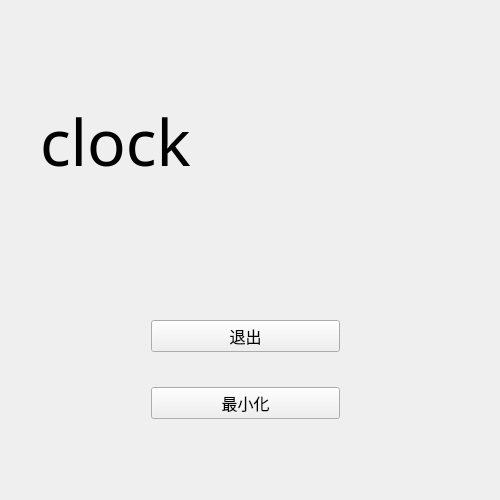
<?xml version="1.0" encoding="UTF-8"?>
<ui version="4.0">
 <class>Widget</class>
 <widget class="QWidget" name="Widget">
  <property name="geometry">
   <rect>
    <x>0</x>
    <y>0</y>
    <width>500</width>
    <height>500</height>
   </rect>
  </property>
  <property name="minimumSize">
   <size>
    <width>500</width>
    <height>500</height>
   </size>
  </property>
  <property name="maximumSize">
   <size>
    <width>500</width>
    <height>500</height>
   </size>
  </property>
  <property name="windowTitle">
   <string>Widget</string>
  </property>
  <widget class="Clock" name="clock">
   <property name="geometry">
    <rect>
     <x>40</x>
     <y>40</y>
     <width>211</width>
     <height>201</height>
    </rect>
   </property>
   <property name="font">
    <font>
     <family>Agency FB</family>
     <pointsize>48</pointsize>
    </font>
   </property>
   <property name="text">
    <string>clock</string>
   </property>
  </widget>
  <widget class="QWidget" name="layoutWidget">
   <property name="geometry">
    <rect>
     <x>140</x>
     <y>280</y>
     <width>211</width>
     <height>181</height>
    </rect>
   </property>
   <layout class="QVBoxLayout" name="verticalLayout">
    <item>
     <widget class="QPushButton" name="pushButton_2">
      <property name="font">
       <font>
        <family>微软雅黑</family>
        <pointsize>12</pointsize>
       </font>
      </property>
      <property name="text">
       <string>退出</string>
      </property>
     </widget>
    </item>
    <item>
     <widget class="QPushButton" name="pushButton_3">
      <property name="font">
       <font>
        <family>微软雅黑</family>
        <pointsize>12</pointsize>
       </font>
      </property>
      <property name="text">
       <string>最小化</string>
      </property>
     </widget>
    </item>
   </layout>
  </widget>
  <widget class="TimeDateWidget" name="digital" native="true">
   <property name="geometry">
    <rect>
     <x>260</x>
     <y>30</y>
     <width>211</width>
     <height>211</height>
    </rect>
   </property>
   <property name="font">
    <font>
     <family>微软雅黑</family>
     <pointsize>14</pointsize>
    </font>
   </property>
  </widget>
 </widget>
 <layoutdefault spacing="6" margin="11"/>
 <customwidgets>
  <customwidget>
   <class>Clock</class>
   <extends>QLabel</extends>
   <header>clock.h</header>
  </customwidget>
  <customwidget>
   <class>TimeDateWidget</class>
   <extends>QWidget</extends>
   <header location="global">digital.h</header>
   <container>1</container>
  </customwidget>
 </customwidgets>
 <resources/>
 <connections>
  <connection>
   <sender>pushButton_2</sender>
   <signal>clicked()</signal>
   <receiver>Widget</receiver>
   <slot>close()</slot>
   <hints>
    <hint type="sourcelabel">
     <x>260</x>
     <y>305</y>
    </hint>
    <hint type="destinationlabel">
     <x>249</x>
     <y>249</y>
    </hint>
   </hints>
  </connection>
  <connection>
   <sender>pushButton_3</sender>
   <signal>clicked()</signal>
   <receiver>Widget</receiver>
   <slot>showMinimized()</slot>
   <hints>
    <hint type="sourcelabel">
     <x>350</x>
     <y>305</y>
    </hint>
    <hint type="destinationlabel">
     <x>249</x>
     <y>249</y>
    </hint>
   </hints>
  </connection>
 </connections>
</ui>
